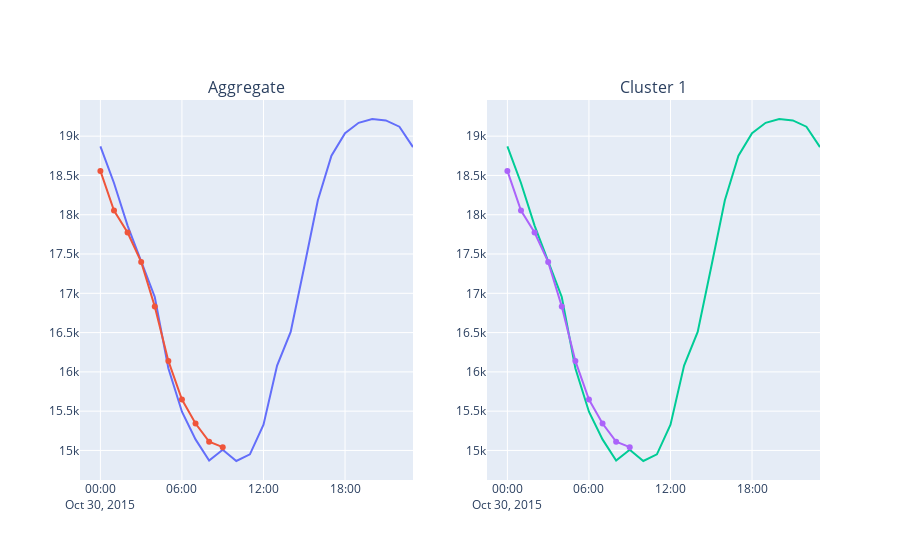

The code cell stored with this chart in its notebook:
### Code cell
from plotly.subplots import make_subplots
fig = make_subplots(
    rows=1, cols=2, subplot_titles=('Aggregate', 'Cluster 1')
)

fig.add_trace(go.Scatter(x=data.index, y=data['aggregate_actual'].values), row=1, col=1)
fig.add_trace(go.Scatter(x=data.index[:10], y=data['aggregate_sarimax'].values[:10]), row=1, col=1)
fig.add_trace(go.Scatter(x=data.index, y=data['cluster1_actual'].values), row=1, col=2)
fig.add_trace(go.Scatter(x=data.index[:10], y=data['cluster1_sarimax'].values[:10]), row=1, col=2)

fig.update_layout(showlegend=False)

fig
